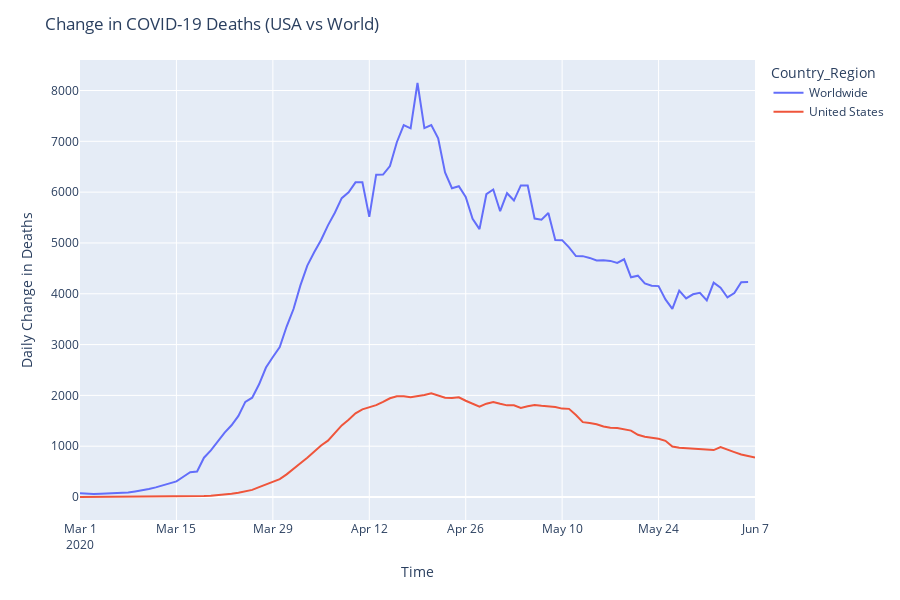

Notebook code for this chart:
### Code cell
# DeathsChange data has some odd dips on certain Sundays, likely to delays in getting new numbers 
# or some other data management error. Using the rolling 7 day average makes for a cleaner trend
fig = px.line(df[df.AdminRegion1.isna()], x="Updated", y="DeathsChangeRolling", color='Country_Region')

fig.update_layout(
    height=600,
    xaxis_title="Time",
    yaxis_title="Daily Change in Deaths",
    title_text='Change in COVID-19 Deaths (USA vs World)'
)

# fig.show()
iplot(fig)
